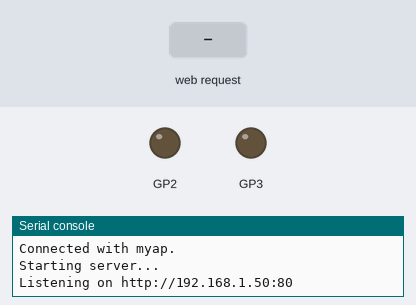
Recording of a program running on a simulated Raspberry Pi Pico running CircuitPython. Shown: output pins drawn as LEDs (lit = HIGH), the last lines printed to the serial console. The inputs (shaded band) are chosen by the test bench.

Above: at 2.7 s.
2.8 s: HTTP request GET /P1 received
At 5.6 s:
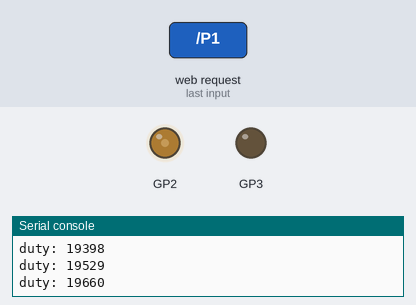
5.8 s: HTTP request GET /B1 received
At 6.12 s:
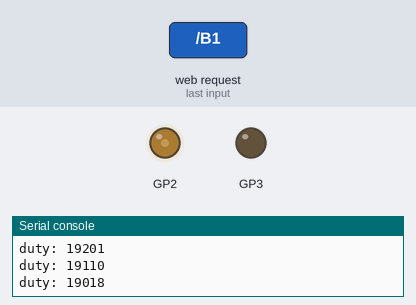
8.8 s: HTTP request GET /P2 received
Timing chart, 0 to 16.2 s (numbered marks = the images above; inputs shaded):
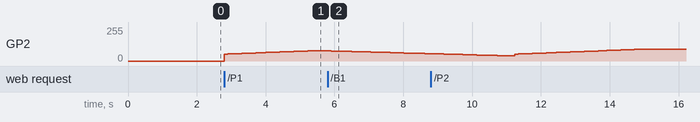

The program:

plarail_pico.py
```python
import time
import board
import pwmio
from digitalio import DigitalInOut, Direction

import mywifi
import mdns
from adafruit_httpserver.server import HTTPServer
from adafruit_httpserver.request import HTTPRequest
from adafruit_httpserver.response import HTTPResponse
from adafruit_httpserver.methods import HTTPMethod
from adafruit_httpserver.mime_type import MIMEType
from html import html

class Plarail:
    def __init__(self, forward, backward):
        self.gpio = [forward, backward]
        self.speed = float(0)
        self.direction = -1
        self.set_direction(0)

    def set_direction(self, direction):
        if direction == self.direction:
            return
        if 0 <= self.direction:
            self.pwm_a.deinit()
            self.pwm_b.deinit()
        self.pwm_a = pwmio.PWMOut(self.gpio[direction], variable_frequency=True)
        self.pwm_b = DigitalInOut(self.gpio[1 - direction])
        self.pwm_b.direction = Direction.OUTPUT
        self.pwm_b.value = 0
        self.direction = direction

    def power(self, command, brake = 0):
      self.command = command
      if self.speed == 0 and not brake:
          self.speed = 0.2
          self.__duty(self.speed)
      if self.speed < command:
          # print("speedup.")
          while self.speed < command:
              if self.command != command:
                  print("Command has been changed.")
                  break
              self.speed += 0.002
              self.__duty(self.speed)
              time.sleep(0.05)
      else:
          # print("slowdown.")
          while command < self.speed:
              if self.command != command:
                  print("Command has been changed.")
                  break
              if self.speed <= 0.15:
                  self.speed = 0
                  self.__duty(self.speed)
                  break
              if brake:
                  self.speed -= 0.002 * (brake - 0.3)
              else:
                  self.speed -= 0.002
              self.__duty(self.speed)
              time.sleep(0.05)

    def stop(self):
        self.pwm_a.duty_cycle = 0
        self.speed = 0

    def __duty(self, i):
        duty_cycle = int(0xFFFF * abs(i))
        print("duty: %s" % duty_cycle)
        self.pwm_a.duty_cycle = duty_cycle
        self.__set_freq(i)

    def __set_freq(self, s):
      if 0 <= s and s < 0.48:
        self.pwm_a.frequency = 1050
      if 0.48 <= s:
        self.pwm_a.frequency = 329 + int(s*20)

    def __set_freq_doremifa(self, s):
      if 0 <= s and s < 0.08:
        self.pwm_a.frequency = 349
      elif 0.08 <= s and s < 0.12:
        self.pwm_a.frequency = 392
      elif 0.12 <= s and s < 0.16:
        self.pwm_a.frequency = 440
      elif 0.16 <= s and s < 0.20:
        self.pwm_a.frequency = 466
      elif 0.20 <= s and s < 0.24:
        self.pwm_a.frequency = 523
      elif 0.24 <= s and s < 0.28:
        self.pwm_a.frequency = 587
      elif 0.28 <= s and s < 0.32:
        self.pwm_a.frequency = 622
      elif 0.32 <= s and s < 0.36:
        self.pwm_a.frequency = 698
      elif 0.36 <= s:
        self.pwm_a.frequency = 784

    def __set_freq_keikyu1000_siemens(self, s):
      if 0 <= s and s < 0.12:
        self.pwm_a.frequency = 590
      elif 0.12 <= s and s < 0.4:
        print(int(481 + s * 1430))
        self.pwm_a.frequency = int(481 + s * 1430)
      elif 0.4 <= s and s < 0.52:
        self.pwm_a.frequency = 1050
      else:
        self.pwm_a.frequency = 250

plarail = Plarail(board.GP2, board.GP3)

server = HTTPServer(mywifi.pool)
mdns = mdns.Server(mywifi.radio)
mdns.hostname = "plarail"

@server.route("/")
def root(request: HTTPRequest):
    with HTTPResponse(request, content_type=MIMEType.TYPE_HTML) as response:
        response.send(html())
@server.route("/DIR/<direction>")
def DIR(request: HTTPRequest, direction: int):
    with HTTPResponse(request, content_type=MIMEType.TYPE_HTML) as response:
        if plarail.speed == 0:
            plarail.set_direction(int(direction))
            response.send(direction)
        else:
            response.send("X")
@server.route("/EB")
def EB(request: HTTPRequest):
    with HTTPResponse(request, content_type=MIMEType.TYPE_HTML) as response:
        response.send("EB")
    plarail.stop()
@server.route("/B4")
def B4(request: HTTPRequest):
    with HTTPResponse(request, content_type=MIMEType.TYPE_HTML) as response:
        response.send("B4")
    plarail.power(0, brake=4)
@server.route("/B3")
def B3(request: HTTPRequest):
    with HTTPResponse(request, content_type=MIMEType.TYPE_HTML) as response:
        response.send("B3")
    plarail.power(0, brake=3)
@server.route("/B2")
def B2(request: HTTPRequest):
    with HTTPResponse(request, content_type=MIMEType.TYPE_HTML) as response:
        response.send("B2")
    plarail.power(0, brake=2)
@server.route("/B1")
def B1(request: HTTPRequest):
    with HTTPResponse(request, content_type=MIMEType.TYPE_HTML) as response:
        response.send("B1")
    plarail.power(0, brake=1)
@server.route("/-")
def NO(request: HTTPRequest):
    with HTTPResponse(request, content_type=MIMEType.TYPE_HTML) as response:
        response.send("-")
@server.route("/P1")
def P1(request: HTTPRequest):
    with HTTPResponse(request, content_type=MIMEType.TYPE_HTML) as response:
        response.send("P1")
    plarail.power(0.30)
@server.route("/P2")
def P2(request: HTTPRequest):
    with HTTPResponse(request, content_type=MIMEType.TYPE_HTML) as response:
        response.send("P2")
    plarail.power(0.34)
@server.route("/P3")
def P3(request: HTTPRequest):
    with HTTPResponse(request, content_type=MIMEType.TYPE_HTML) as response:
        response.send("P3")
    plarail.power(0.38)
@server.route("/P4")
def P4(request: HTTPRequest):
    with HTTPResponse(request, content_type=MIMEType.TYPE_HTML) as response:
        response.send("P4")
    plarail.power(0.42)

print("Starting server...")
try:
    server.start(str(mywifi.radio.ipv4_address))
    print("Listening on http://%s:80" % mywifi.radio.ipv4_address)
except OSError:
    time.sleep(5)
    print("Failed start server. Restarting...")
    microcontroller.reset()

while True:
    try:
        server.poll()
    except Exception as e:
        print(e)
        continue
```

mywifi.py
```python
import wifi
import socketpool

use_ssl = False

ap_list = [
  ('myap', 'mypassphrase'),
]

con = 0
for ap in ap_list:
    try:
        print("Trying to connect with %s..." % ap[0])
        wifi.radio.connect(ap[0], ap[1])
        print("Connected with %s." % ap[0])
        con = 1
        break
    except Exception as e:
        print("Failed to connected: %s" % e)

if con:
    radio = wifi.radio
    pool = socketpool.SocketPool(wifi.radio)
    if use_ssl:
        import ssl
        ssl_context = ssl.create_default_context()
        ssl_context.load_verify_locations(cadata="")
else:
    print("Failed to connected all ap(s).")
```

html.py
```python
def html():
    return """
<!DOCTYPE html>
<html lang="ja">
<head>
<meta name="viewport" content="width=device-width, minimum-scale=1.0, user-scalable=no">
<meta name="copyright" content="Copyright (C) 2019-2023 Akkiesoft, MIT License">
<meta charset="utf-8">
<title>マスコン</title>
<style type="text/css">
* { margin: 0; padding: 0; }
body { background: #777777; width: 100%; font-family: sans-serif; }
.mascon { margin: 0 auto; display: table; }
.mascon > div {
  display: table-cell;
  vertical-align: middle;
  border: 1px solid #000;
}
.mascon .label {
  font-family: sans-serif;
  font-size: 16px;
  line-height: 20px;
  background-color: #333333;
}
.eb { color: red; }
.br { color: yellow; }
.pp { color: white; }
.controller input[type=range] {
  -webkit-appearance: none;
  transform: rotate(90deg);
  width: 200px;
}
.controller input[type=range]::-webkit-slider-runnable-track {
	height: 5px;
	background: gray;
}
.controller input[type=range]::-webkit-slider-thumb {
	-webkit-appearance: none;
	width: 40px;
	height: 160px;
	background: #000000;
    margin-top: -78px;
}
#dir { width:80px; }
.center { text-align: center; }
</style>
</head>
<body>
<div class="mascon">
  <div class="controller"><input id="cont" type="range" orient="vertical" value="5" min="0" max="9" step="1" onchange="updatespeed()" /><br></div>
  <div class="label">
    <span class="eb">- EB</span><br>
    <span class="br">- B4</span><br>
    <span class="br">- B3</span><br>
    <span class="br">- B2</span><br>
    <span class="br">- B1</span><br>
    <span class="pp">- &nbsp;&nbsp;-</span><br>
    <span class="pp">- P1</span><br>
    <span class="pp">- P2</span><br>
    <span class="pp">- P3</span><br>
    <span class="pp">- P4</span>
  </div>
<span id="contvalue">-</span>
</div>
<div class="center" id="result">-</div>
<div class="center">
前 <input id="dir" type="range" value="0" min="0" max="1" step="1" onchange="updatedir()" /> 後
</div>
<br><br><br><br><br><br><br><br><br><br><br><br><br><br><br>
</body>

<script>
  var com = ['EB', 'B4', 'B3', 'B2', 'B1', '-', 'P1', 'P2', 'P3', 'P4'];
  var elem = document.getElementById('cont');
  var target = document.getElementById('contvalue');
  var rangeValue = function (elem, target) {
    return function(evt){
      target.innerHTML = com[elem.value];
    }
  }
  elem.addEventListener('input', rangeValue(elem, target));

function updatespeed() {
  var elem = document.getElementById('cont');
  fetch('/'+com[elem.value], { method: 'GET' }).then(function(r){ return r.text(); }).then(function(t){
    document.getElementById('result').innerText = t;
  });
}
function updatedir() {
  var elem = document.getElementById('dir');
  var dir = elem.value;
  fetch('/DIR/' + dir, { method: 'GET' }).then(function(r){ return r.text() }).then(function(t){
    if (t == "X") { elem.value = 1 - dir; }
  });
}
</script>
</html>
"""#.replace("\n", "")
```

Measured:
- after the input at 2.8 s, GP2: moves from 0/255 to 76/255 over 2.4 s, starting at once
- after the input at 5.8 s, GP2: moves from 76/255 to 55/255 over 2.8 s, starting after 0.10 s
